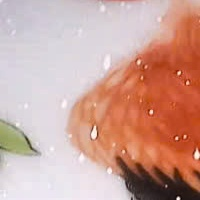
#> input picture Module4-main/image-damage-detection/debug_crop1.jpg, 200 x 200 px
$ python align_and_diff.py --product debug_crop1.jpg --return debug_crop2.jpg
#> lines starting #> are read from the running program, lines starting #| are printed output that depends on the picture; after the words box and inside, x2 and y2 are one past the last pixel; in counts of white or black regions, pixels touching at a corner belong together
import cv2
import numpy as np
import argparse
import os


def main():
    parser = argparse.ArgumentParser()
    parser.add_argument('--product', required=True, help='Path to product image')
    parser.add_argument('--return', dest='return_img', required=True, help='Path to return image')
    parser.add_argument('--threshold', type=int, default=5)
    parser.add_argument('--output', default='aligned_outputs')
    args = parser.parse_args()

    # Load grayscale
    img1 = cv2.imread(args.product, cv2.IMREAD_GRAYSCALE)
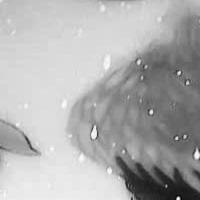
#> img1: shape (200, 200); min 2, max 253, mean 174.9
    img2 = cv2.imread(args.return_img, cv2.IMREAD_GRAYSCALE)
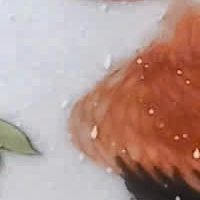
#> input picture Module4-main/image-damage-detection/debug_crop2.jpg, 200 x 200 px
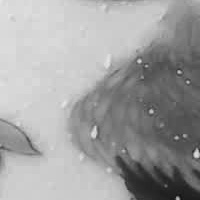
#> img2: shape (200, 200); min 19, max 231, mean 160.2

    if img1 is None or img2 is None:
        raise FileNotFoundError("Could not load one or both images")

    # Estimate translation via phase correlation
    shift, response = cv2.phaseCorrelate(img1.astype(np.float32), img2.astype(np.float32))
#> shift = (0.0868, -0.48); response = 0.939
    dx, dy = shift
#> dx = 0.0868; dy = -0.48
    print(f'[+] Estimated shift: dx={dx:.3f}, dy={dy:.3f}')
#| [+] Estimated shift: dx=0.087, dy=-0.480

    # Build affine transform (translation only)
    M = np.float32([[1, 0, -dx], [0, 1, -dy]])
#> M = [[1, 0, -0.0868], [0, 1, 0.48]]
    aligned = cv2.warpAffine(img2, M, (img1.shape[1], img1.shape[0]), flags=cv2.INTER_LINEAR + cv2.WARP_INVERSE_MAP)

    # Compute diff
    diff = cv2.absdiff(img1, aligned)
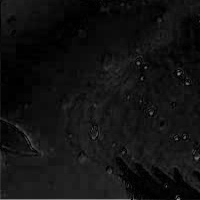
#> diff: shape (200, 200); min 0, max 154, mean 18
    mask = (diff >= args.threshold).astype(np.uint8) * 255
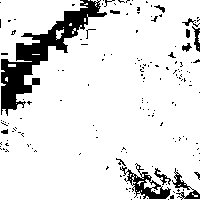
#> mask: shape (200, 200); 88% white; 163 black regions (149 under 20 px), largest, box (x1, y1, x2, y2) and area: (1, 0, 107, 116) 3041, (120, 163, 171, 199) 578, (172, 168, 200, 200) 236

    # Stats
    total_pixels = img1.size
#> total_pixels = 40000
    damaged_pixels = cv2.countNonZero(mask)
#> damaged_pixels = 35207
    score = (damaged_pixels / total_pixels) * 100
#> score = 88.02

    print(f'\n📊 ALIGNED RESULTS:')
    print(f'   • Total pixels: {total_pixels:,}')
#|    • Total pixels: 40,000
    print(f'   • Damaged pixels (threshold {args.threshold}): {damaged_pixels:,}')
#|    • Damaged pixels (threshold 5): 35,207
    print(f'   • Damage score: {score:.3f}%')
#|    • Damage score: 88.017%

    # Save
    os.makedirs(args.output, exist_ok=True)
    cv2.imwrite(os.path.join(args.output, 'aligned_2.jpg'), aligned)
    cv2.imwrite(os.path.join(args.output, 'aligned_diff.png'), diff)
    cv2.imwrite(os.path.join(args.output, 'aligned_mask.png'), mask)
    print(f'\n📁 Aligned outputs saved to: {os.path.abspath(args.output)}')


if __name__ == '__main__':
    main()
